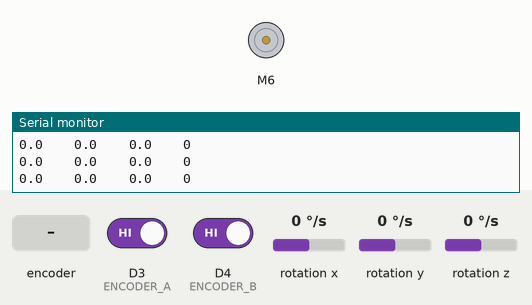
Recording of a sketch running on a simulated Arduino Nano 33 BLE. On the bench: DC motor (green arrow = forward, orange = backward, longer = faster), the last lines printed to the serial monitor. The inputs (shaded band) are chosen by the test bench; at power-on: rotation z 0 °/s, D3 (ENCODER_A) HIGH, D4 (ENCODER_B) HIGH, rotation x 0 °/s, rotation y 0 °/s.

Above: at 1.2 s.
1.3 s: rotation z set to -192 °/s
At 2.9 s:
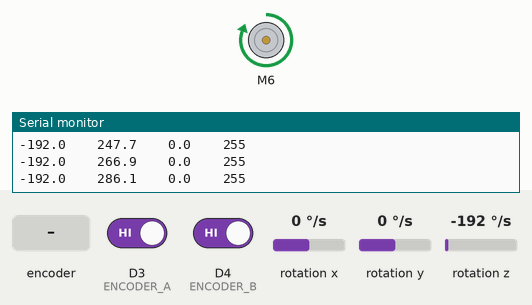
4.3 s: rotary encoder on D3 (ENCODER_A) / D4 (ENCODER_B) turned 2 steps (second pin leading)
At 5.27 s:
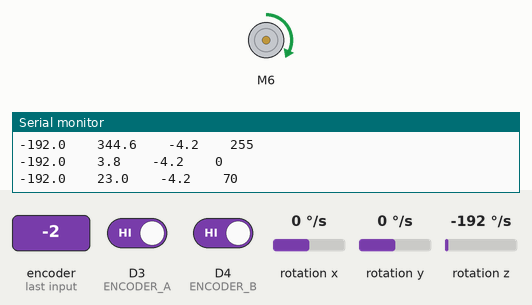
7.7 s: rotation z set to 100 °/s
At 10.6 s:
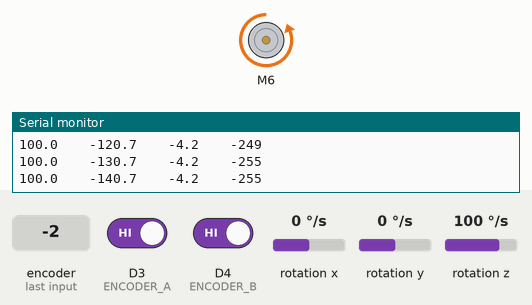
10.7 s: rotation z set to -100 °/s
At 12.17 s:
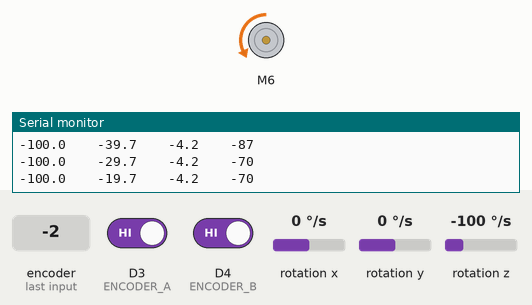
13.7 s: rotation z set to 74 °/s
16.7 s: rotary encoder on D3 (ENCODER_A) / D4 (ENCODER_B) turned 3 steps (first pin leading)
Timing chart, 0 to 28.2 s (numbered marks = the images above; inputs shaded):
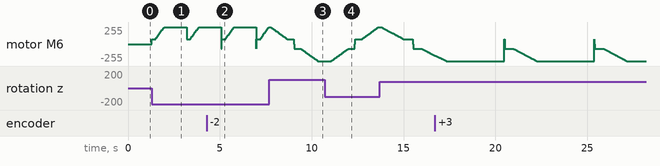

Measured:
- by itself, motor M6: ramps from forward 70/255 to backward 255/255 and jumps back, once every 4.9 s

The sketch:

main.ino
```cpp
/******************************************************************************
Gyroscope-Controlled Motor
Reads Z-axis rotation from BMI270 gyroscope and controls motor in opposite direction
with encoder feedback for precise 1:1 rotation control.

Connections:
TB6612FNG:
- AIN1 -> D6
- AIN2 -> D5
- PWMA -> D8
- STBY -> D7
- VM -> Motor power (6V)
- VCC -> Arduino 3V3
- GND -> Arduino GND

Encoder (341.2 PPR):
- Channel A -> D3 (with interrupt)
- Channel B -> D4 (shared with AIN2)

******************************************************************************/

#include <SparkFun_TB6612.h>
#include "Arduino_BMI270_BMM150.h"

// Motor control pins
#define AIN1 6
#define AIN2 5
#define PWMA 8
#define STBY 7

// Encoder pins
#define ENCODER_A 3
#define ENCODER_B 4

// Encoder constants (341.2 PPR with 11x Hall resolution)
const float PPR = 341.2;
const float DEGREES_PER_PULSE = 360.0 / PPR;

// Encoder variables
volatile long encoderCount = 0;
bool lastEncA = 0;
bool lastEncB = 0;

// Gyroscope variables
float gyroZ = 0;           // Z-axis rotation in degrees/second
float targetRotation = 0;   // Target rotation in degrees
float currentRotation = 0;  // Current rotation based on encoder

// Motor control variables
const int offsetA = 1;
int motorSpeed = 0;
const int MIN_SPEED = 70;
const int MAX_SPEED = 255;
const float Kp = 2.0;      // Proportional gain for PID control

// Timing variables
unsigned long lastGyroUpdate = 0;
unsigned long lastEncoderUpdate = 0;
const unsigned long GYRO_UPDATE_MS = 10;  // 100Hz update rate

Motor motor1 = Motor(AIN1, AIN2, PWMA, offsetA, STBY);

void setup() {
  Serial.begin(115200);
  while (!Serial);
  Serial.println("Starting...");

  if (!IMU.begin()) {
    Serial.println("Failed to initialise IMU!");
    while (1);
  }

  Serial.print("Gyroscope sample rate = ");
  Serial.print(IMU.gyroscopeSampleRate());
  Serial.println(" Hz");

  // Setup encoder pins
  pinMode(ENCODER_A, INPUT_PULLUP);
  pinMode(ENCODER_B, INPUT_PULLUP);

  // Attach interrupt for encoder channel A
  attachInterrupt(digitalPinToInterrupt(ENCODER_A), updateEncoder, CHANGE);

  // Read initial encoder states
  lastEncA = digitalRead(ENCODER_A);
  lastEncB = digitalRead(ENCODER_B);

  Serial.println("System Ready");
  Serial.println("Z Gyro (deg/s)\tTarget Rot(deg)\tActual Rot(deg)\tMotor Speed");
  Serial.println("--------------------------------------------------------------");
}

void loop() {
  unsigned long currentTime = millis();

  // Update gyroscope reading every GYRO_UPDATE_MS
  if (currentTime - lastGyroUpdate >= GYRO_UPDATE_MS) {
    updateGyroscope();
    lastGyroUpdate = currentTime;
  }

  // Update current rotation from encoder
  updateCurrentRotation();

  controlMotor();

  // debugging
  static unsigned long lastPrint = 0;
  if (currentTime - lastPrint >= 100) {
    printStatus();
    lastPrint = currentTime;
  }
}

void updateGyroscope() {
  float x, y, z;

  if (IMU.gyroscopeAvailable()) {
    IMU.readGyroscope(x, y, z);
    gyroZ = z;  // We only care about Z-axis rotation

    // Update target rotation based on gyroscope reading
    float deltaTime = GYRO_UPDATE_MS / 1000.0;  // Convert ms to s
    targetRotation -= gyroZ * deltaTime;  // Opposite direction

    // Keep target rotation within reasonable bounds
    if (targetRotation > 360.0) targetRotation -= 360.0;
    if (targetRotation < -360.0) targetRotation += 360.0;
  }
}

void updateCurrentRotation() {
  currentRotation = encoderCount * DEGREES_PER_PULSE;
}

void controlMotor() {
  float error = targetRotation + currentRotation; //Since they're opposite direcitons

  // Prop control
  motorSpeed = Kp * error;

  if (abs(motorSpeed) < MIN_SPEED) {
    motorSpeed = (motorSpeed >= 0) ? MIN_SPEED : -MIN_SPEED;
  }

  if (motorSpeed > MAX_SPEED) motorSpeed = MAX_SPEED;
  if (motorSpeed < -MAX_SPEED) motorSpeed = -MAX_SPEED;

  // Apply motor control
  if (abs(error) > 0.5) {  // Deadband of 0.5 degrees
    motor1.drive(motorSpeed);
  } else {
    motor1.brake();
    motorSpeed = 0;
  }
}

void printStatus() {
  Serial.print(gyroZ, 1);
  Serial.print("\t\t");
  Serial.print(targetRotation, 1);
  Serial.print("\t\t");
  Serial.print(currentRotation, 1);
  Serial.print("\t\t");
  Serial.println(motorSpeed);
}

// Encoder interrupt service routine
void updateEncoder() {
  bool encA = digitalRead(ENCODER_A);
  bool encB = digitalRead(ENCODER_B);

  // Determine direction based on quadrature encoding
  if (encA != lastEncA) {
    if (encA != encB) {
      encoderCount++;
    } else {
      encoderCount--;
    }
  } else if (encB != lastEncB) {
    if (encA == encB) {
      encoderCount++;
    } else {
      encoderCount--;
    }
  }

  lastEncA = encA;
  lastEncB = encB;

  // Update timestamp for non-interrupt context
  lastEncoderUpdate = millis();
}

// Reset
void resetSystem() {
  encoderCount = 0;
  targetRotation = 0;
  currentRotation = 0;
  gyroZ = 0;
  motor1.brake();
}
```
